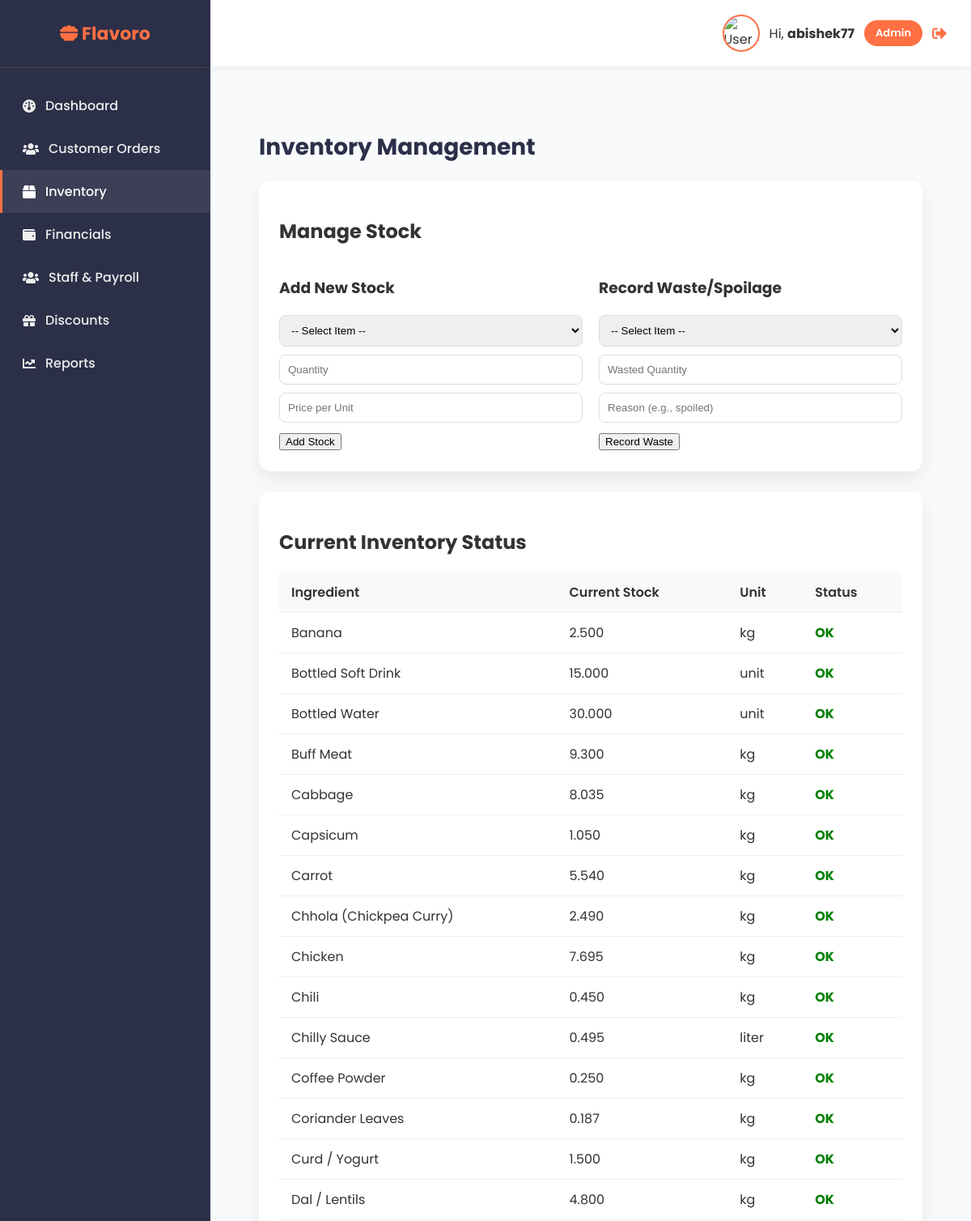
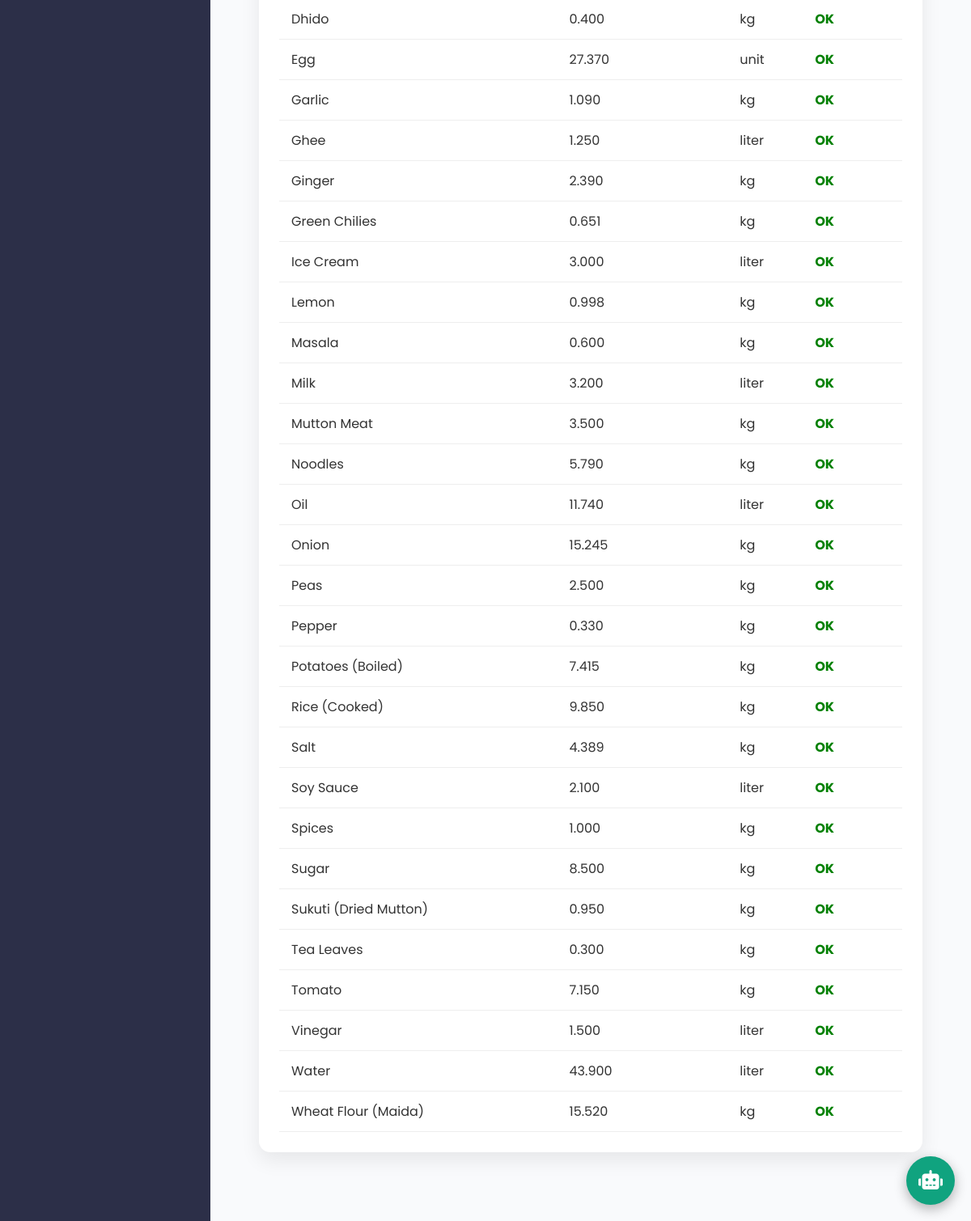
Page /inventory.php (signed in) on the committed database (2 pictures, top to bottom).
### tables this page shows
CREATE TABLE `inventory_items` (
  `id` int(11) NOT NULL,
  `name` varchar(150) NOT NULL,
  `unit` varchar(20) NOT NULL COMMENT 'e.g., kg, g, liter, pcs',
  `current_stock` decimal(10,3) NOT NULL DEFAULT 0.000,
  `avg_price_per_unit` decimal(10,2) NOT NULL DEFAULT 0.00 COMMENT 'Average cost price',
  `min_level` decimal(10,3) NOT NULL DEFAULT 5.000,
  `max_level` decimal(10,3) NOT NULL DEFAULT 100.000
);

### inventory_model.php (called while the page is built, shortened)
<?php
function get_inventory_status(): array {
    global $conn;
    $stmt = $conn->prepare("SELECT id, name, unit, current_stock, min_level, max_level, avg_price_per_unit FROM inventory_items ORDER BY name");
    $stmt->execute();
    $res = $stmt->get_result();
    return $res->fetch_all(MYSQLI_ASSOC);
}

### inventory.php (the view, shortened to what this page needs)
<?php
require_once 'admin_header.php';
require_once 'inventory_model.php';
$inventory_items = get_inventory_status();
?>
<main class="main-content">
    <h1>Inventory Management</h1>
    <div class="card">
        <h2>Manage Stock</h2>
        <div style="display: grid; grid-template-columns: 1fr 1fr; gap: 20px;">
            <form method="POST">
                <h3>Add New Stock</h3>
                <select name="item_id" required style="width: 100%; padding: 10px; border-radius: 8px; border: 1px solid #ddd; box-sizing: border-box; margin-bottom: 10px;">
                    <option value="">-- Select Item --</option>
                </select>
                <input type="number" step="0.001" name="quantity" placeholder="Quantity" required style="width: 100%; padding: 10px; border-radius: 8px; border: 1px solid #ddd; box-sizing: border-box; margin-bottom: 10px;">
                <input type="number" step="0.01" name="price" placeholder="Price per Unit" required style="width: 100%; padding: 10px; border-radius: 8px; border: 1px solid #ddd; box-sizing: border-box; margin-bottom: 10px;">
                <button type="submit" name="add_stock" class="action-button">Add Stock</button>
            </form>
            <form method="POST">
                <h3>Record Waste/Spoilage</h3>
                <select name="item_id_waste" required style="width: 100%; padding: 10px; border-radius: 8px; border: 1px solid #ddd; box-sizing: border-box; margin-bottom: 10px;">
                    <option value="">-- Select Item --</option>
                </select>
                <input type="number" step="0.001" name="quantity_waste" placeholder="Wasted Quantity" required style="width: 100%; padding: 10px; border-radius: 8px; border: 1px solid #ddd; box-sizing: border-box; margin-bottom: 10px;">
                <input type="text" name="notes_waste" placeholder="Reason (e.g., spoiled)" required style="width: 100%; padding: 10px; border-radius: 8px; border: 1px solid #ddd; box-sizing: border-box; margin-bottom: 10px;">
                <button type="submit" name="record_waste" class="action-button">Record Waste</button>
            </form>
        </div>
    </div>
    <div class="card">
        <h2>Current Inventory Status</h2>
        <table>
            <thead>
                <tr>
                    <th>Ingredient</th>
                    <th>Current Stock</th>
                    <th>Unit</th>
                    <th>Status</th>
                </tr>
            </thead>
            <tbody>
                <?php foreach ($inventory_items as $item): ?>
                    <tr>
                        <td><?= htmlspecialchars($item['name']) ?></td>
                        <td><?= number_format($item['current_stock'], 3) ?></td>
                        <td><?= htmlspecialchars($item['unit']) ?></td>
                        <td>
                            <?php
                                $status_class = 'status-ok'; $status_text = 'OK';
                            ?>
                            <span style="color: <?= $status_class === 'status-ok' ? 'green' : ($status_class === 'status-low' ? 'orange' : 'red') ?>; font-weight: bold;"><?= $status_text ?></span>
                        </td>
                    </tr>
                <?php endforeach; ?>
            </tbody>
        </table>
    </div>
</main>
<?php require_once 'admin_footer.php'; ?>

### admin_header.php (style rules this page uses)
:root { --primary-color: #ff7043; --secondary-color: #2c2f48; --background-color: #f9fafc; --text-color: #333; --sidebar-text: #eee; --card-shadow: 0 10px 25px rgba(0, 0, 0, 0.08); --border-radius: 14px; }
html, body { height: 100%; margin: 0; padding: 0; overflow: hidden; }
body { font-family: 'Poppins', sans-serif; background-color: var(--background-color); color: var(--text-color); display: flex; }
.main-content { flex-grow: 1; padding: 30px; overflow-y: auto; }
.main-content h1 { font-size: 28px; margin-bottom: 20px; color: var(--secondary-color); }
.card { background: #fff; border-radius: var(--border-radius); padding: 25px; box-shadow: var(--card-shadow); margin-bottom: 25px; }
table { width: 100%; border-collapse: collapse; }
th, td { padding: 12px 15px; text-align: left; border-bottom: 1px solid #eee; }
th { background-color: #f8f9fa; font-weight: 600; }

### rows in the picture
inventory_items: name "Banana", current_stock "2.500", unit "kg", status_text "OK"
inventory_items: name "Bottled Soft Drink", current_stock "15.000", unit "unit", status_text "OK"
inventory_items: name "Bottled Water", current_stock "30.000", unit "unit", status_text "OK"
inventory_items: name "Buff Meat", current_stock "9.300", unit "kg", status_text "OK"
inventory_items: name "Cabbage", current_stock "8.035", unit "kg", status_text "OK"
inventory_items: name "Capsicum", current_stock "1.050", unit "kg", status_text "OK"
inventory_items: name "Carrot", current_stock "5.540", unit "kg", status_text "OK"
inventory_items: name "Chhola (Chickpea Curry)", current_stock "2.490", unit "kg", status_text "OK"
inventory_items: name "Chicken", current_stock "7.695", unit "kg", status_text "OK"
inventory_items: name "Chili", current_stock "0.450", unit "kg", status_text "OK"
inventory_items: name "Chilly Sauce", current_stock "0.495", unit "liter", status_text "OK"
inventory_items: name "Coffee Powder", current_stock "0.250", unit "kg", status_text "OK"
inventory_items: name "Coriander Leaves", current_stock "0.187", unit "kg", status_text "OK"
inventory_items: name "Curd / Yogurt", current_stock "1.500", unit "kg", status_text "OK"
inventory_items: name "Dal / Lentils", current_stock "4.800", unit "kg", status_text "OK"
inventory_items: name "Dhido", current_stock "0.400", unit "kg", status_text "OK"
inventory_items: name "Egg", current_stock "27.370", unit "unit", status_text "OK"
inventory_items: name "Garlic", current_stock "1.090", unit "kg", status_text "OK"
inventory_items: name "Ghee", current_stock "1.250", unit "liter", status_text "OK"
inventory_items: name "Ginger", current_stock "2.390", unit "kg", status_text "OK"
inventory_items: name "Green Chilies", current_stock "0.651", unit "kg", status_text "OK"
inventory_items: name "Ice Cream", current_stock "3.000", unit "liter", status_text "OK"
inventory_items: name "Lemon", current_stock "0.998", unit "kg", status_text "OK"
inventory_items: name "Masala", current_stock "0.600", unit "kg", status_text "OK"
inventory_items: name "Milk", current_stock "3.200", unit "liter", status_text "OK"
inventory_items: name "Mutton Meat", current_stock "3.500", unit "kg", status_text "OK"
inventory_items: name "Noodles", current_stock "5.790", unit "kg", status_text "OK"
inventory_items: name "Oil", current_stock "11.740", unit "liter", status_text "OK"
inventory_items: name "Onion", current_stock "15.245", unit "kg", status_text "OK"
inventory_items: name "Peas", current_stock "2.500", unit "kg", status_text "OK"
inventory_items: name "Pepper", current_stock "0.330", unit "kg", status_text "OK"
inventory_items: name "Potatoes (Boiled)", current_stock "7.415", unit "kg", status_text "OK"
inventory_items: name "Rice (Cooked)", current_stock "9.850", unit "kg", status_text "OK"
inventory_items: name "Salt", current_stock "4.389", unit "kg", status_text "OK"
inventory_items: name "Soy Sauce", current_stock "2.100", unit "liter", status_text "OK"
inventory_items: name "Spices", current_stock "1.000", unit "kg", status_text "OK"
inventory_items: name "Sugar", current_stock "8.500", unit "kg", status_text "OK"
inventory_items: name "Sukuti (Dried Mutton)", current_stock "0.950", unit "kg", status_text "OK"
inventory_items: name "Tea Leaves", current_stock "0.300", unit "kg", status_text "OK"
inventory_items: name "Tomato", current_stock "7.150", unit "kg", status_text "OK"
inventory_items: name "Vinegar", current_stock "1.500", unit "liter", status_text "OK"
inventory_items: name "Water", current_stock "43.900", unit "liter", status_text "OK"
inventory_items: name "Wheat Flour (Maida)", current_stock "15.520", unit "kg", status_text "OK"

### other values in the picture
$username "abishek77"
$role "Admin"
